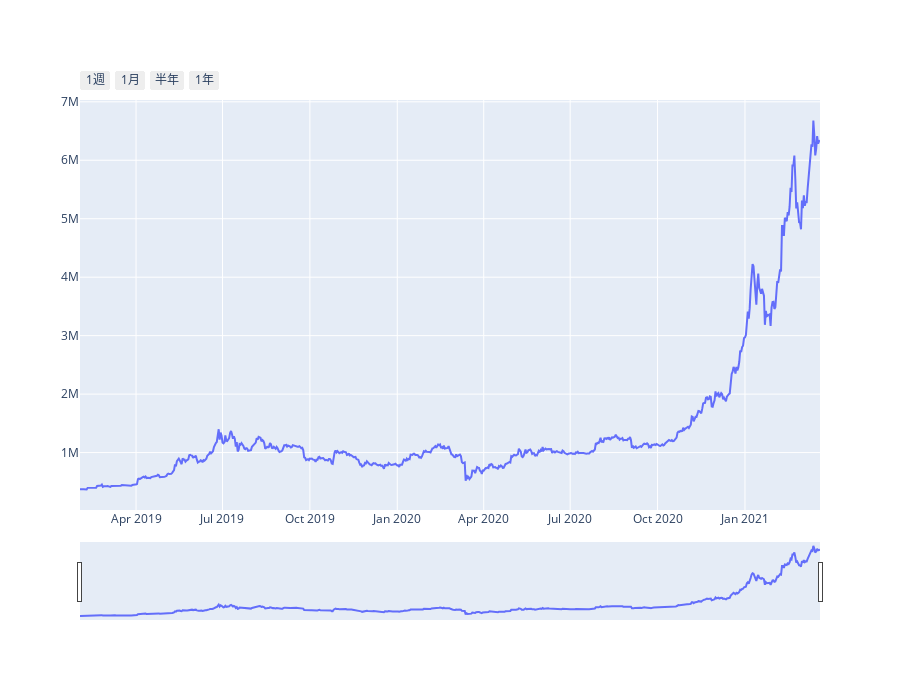

This figure's notebook cell:
### Code cell
# レイアウトの作成
layout = go.Layout(
    height=700,
        xaxis={
            "rangeslider":{"visible":True},
            'rangeselector':{
                'buttons':[
                    {'label':'1週', 'step':'day', 'count':7},
                    {'label':'1月', 'step':'month', 'count':1},
                    {'label':'半年', 'step':'month', 'count':6},
                    {'label':'1年', 'step':'year', 'count':1}
                    #{'step':'all'}
                ]
            }
        }
)

# 実際の価格のグラフを作成
real_graph = go.Scatter(
    x=daily_data['date'], 
    y=daily_data['close_price'],
    name='実際の相場'
)

# グラフを描画
go.Figure(
    data=real_graph,
    layout=layout
).show()

### Figure 1 — Plotly figure (JSON) as saved in the notebook; plotly's stock layout.template omitted (floating-point values rounded to 4 significant figures; data arrays with more than 128 entries replaced by an {"elided": "..."} marker saying what was removed)
{"data": [{"name": "実際の相場", "type": "scatter", "x": {"elided": "780 str values"}, "y": {"elided": "780 int values"}}], "layout": {"height": 700, "xaxis": {"rangeselector": {"buttons": [{"count": 7, "label": "1週", "step": "day"}, {"count": 1, "label": "1月", "step": "month"}, {"count": 6, "label": "半年", "step": "month"}, {"count": 1, "label": "1年", "step": "year"}]}, "rangeslider": {"visible": true}}}}
